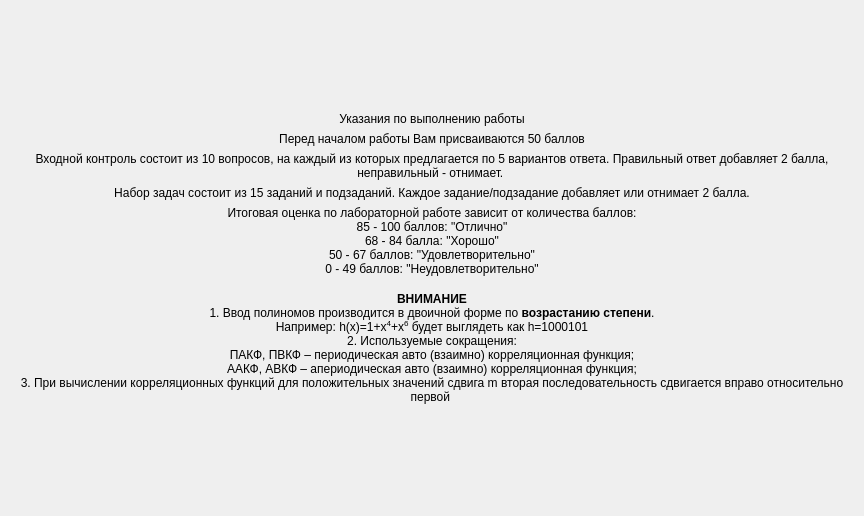
<?xml version="1.0" encoding="UTF-8"?>
<ui version="4.0">
 <class>ScreenDescription</class>
 <widget class="QFrame" name="ScreenDescription">
  <property name="geometry">
   <rect>
    <x>0</x>
    <y>0</y>
    <width>864</width>
    <height>516</height>
   </rect>
  </property>
  <property name="windowTitle">
   <string>Frame</string>
  </property>
  <layout class="QGridLayout" name="gridLayout">
   <property name="leftMargin">
    <number>0</number>
   </property>
   <property name="topMargin">
    <number>0</number>
   </property>
   <property name="rightMargin">
    <number>0</number>
   </property>
   <property name="bottomMargin">
    <number>0</number>
   </property>
   <item row="0" column="0">
    <layout class="QVBoxLayout" name="verticalLayout">
     <item>
      <spacer name="verticalSpacer">
       <property name="orientation">
        <enum>Qt::Vertical</enum>
       </property>
       <property name="sizeHint" stdset="0">
        <size>
         <width>0</width>
         <height>0</height>
        </size>
       </property>
      </spacer>
     </item>
     <item>
      <widget class="QLabel" name="label">
       <property name="styleSheet">
        <string notr="true">font: 75 16pt &quot;MS Shell Dlg 2&quot;;</string>
       </property>
       <property name="text">
        <string>Указания по выполнению работы</string>
       </property>
       <property name="alignment">
        <set>Qt::AlignCenter</set>
       </property>
       <property name="wordWrap">
        <bool>true</bool>
       </property>
      </widget>
     </item>
     <item>
      <widget class="QLabel" name="label_2">
       <property name="styleSheet">
        <string notr="true">font: 12pt &quot;MS Shell Dlg 2&quot;;</string>
       </property>
       <property name="text">
        <string>Перед началом работы Вам присваиваются 50 баллов</string>
       </property>
       <property name="alignment">
        <set>Qt::AlignCenter</set>
       </property>
       <property name="wordWrap">
        <bool>true</bool>
       </property>
      </widget>
     </item>
     <item>
      <widget class="QLabel" name="label_3">
       <property name="styleSheet">
        <string notr="true">font: 12pt &quot;MS Shell Dlg 2&quot;;</string>
       </property>
       <property name="text">
        <string>Входной контроль состоит из 10 вопросов, на каждый из которых предлагается по 5 вариантов ответа. Правильный ответ добавляет 2 балла, неправильный - отнимает. </string>
       </property>
       <property name="alignment">
        <set>Qt::AlignCenter</set>
       </property>
       <property name="wordWrap">
        <bool>true</bool>
       </property>
      </widget>
     </item>
     <item>
      <widget class="QLabel" name="label_4">
       <property name="styleSheet">
        <string notr="true">font: 12pt &quot;MS Shell Dlg 2&quot;;</string>
       </property>
       <property name="text">
        <string>Набор задач состоит из 15 заданий и подзаданий. Каждое задание/подзадание добавляет или отнимает 2 балла.</string>
       </property>
       <property name="alignment">
        <set>Qt::AlignCenter</set>
       </property>
       <property name="wordWrap">
        <bool>true</bool>
       </property>
      </widget>
     </item>
     <item>
      <widget class="QLabel" name="label_5">
       <property name="styleSheet">
        <string notr="true">font: 12pt &quot;MS Shell Dlg 2&quot;;</string>
       </property>
       <property name="text">
        <string>Итоговая оценка по лабораторной работе зависит от количества баллов:
85 - 100 баллов: &quot;Отлично&quot;
68 - 84 баллa: &quot;Хорошо&quot;
50 - 67 баллов: &quot;Удовлетворительно&quot;
0 - 49 баллов: &quot;Неудовлетворительно&quot;</string>
       </property>
       <property name="alignment">
        <set>Qt::AlignCenter</set>
       </property>
       <property name="wordWrap">
        <bool>true</bool>
       </property>
      </widget>
     </item>
     <item>
      <spacer name="verticalSpacer_3">
       <property name="orientation">
        <enum>Qt::Vertical</enum>
       </property>
       <property name="sizeType">
        <enum>QSizePolicy::Minimum</enum>
       </property>
       <property name="sizeHint" stdset="0">
        <size>
         <width>0</width>
         <height>10</height>
        </size>
       </property>
      </spacer>
     </item>
     <item>
      <widget class="QLabel" name="label_6">
       <property name="styleSheet">
        <string notr="true">font: 12pt &quot;MS Shell Dlg 2&quot;;</string>
       </property>
       <property name="text">
        <string>&lt;b&gt;ВНИМАНИЕ&lt;/b&gt;&lt;br&gt;1. Ввод полиномов производится в двоичной форме по &lt;b&gt;возрастанию степени&lt;/b&gt;.&lt;br&gt;Например: h(x)=1+x&lt;sup&gt;4&lt;/sup&gt;+x&lt;sup&gt;6&lt;/sup&gt; будет выглядеть как h=1000101&lt;br&gt;2. Используемые сокращения:&lt;br&gt;ПАКФ, ПВКФ – периодическая авто (взаимно) корреляционная функция;&lt;br&gt;
ААКФ, АВКФ – апериодическая авто (взаимно) корреляционная функция;&lt;br&gt;3. При вычислении корреляционных функций для положительных значений сдвига m вторая последовательность сдвигается вправо относительно первой
</string>
       </property>
       <property name="alignment">
        <set>Qt::AlignCenter</set>
       </property>
       <property name="wordWrap">
        <bool>true</bool>
       </property>
      </widget>
     </item>
     <item>
      <spacer name="verticalSpacer_2">
       <property name="orientation">
        <enum>Qt::Vertical</enum>
       </property>
       <property name="sizeHint" stdset="0">
        <size>
         <width>0</width>
         <height>0</height>
        </size>
       </property>
      </spacer>
     </item>
    </layout>
   </item>
  </layout>
 </widget>
 <resources/>
 <connections/>
</ui>
